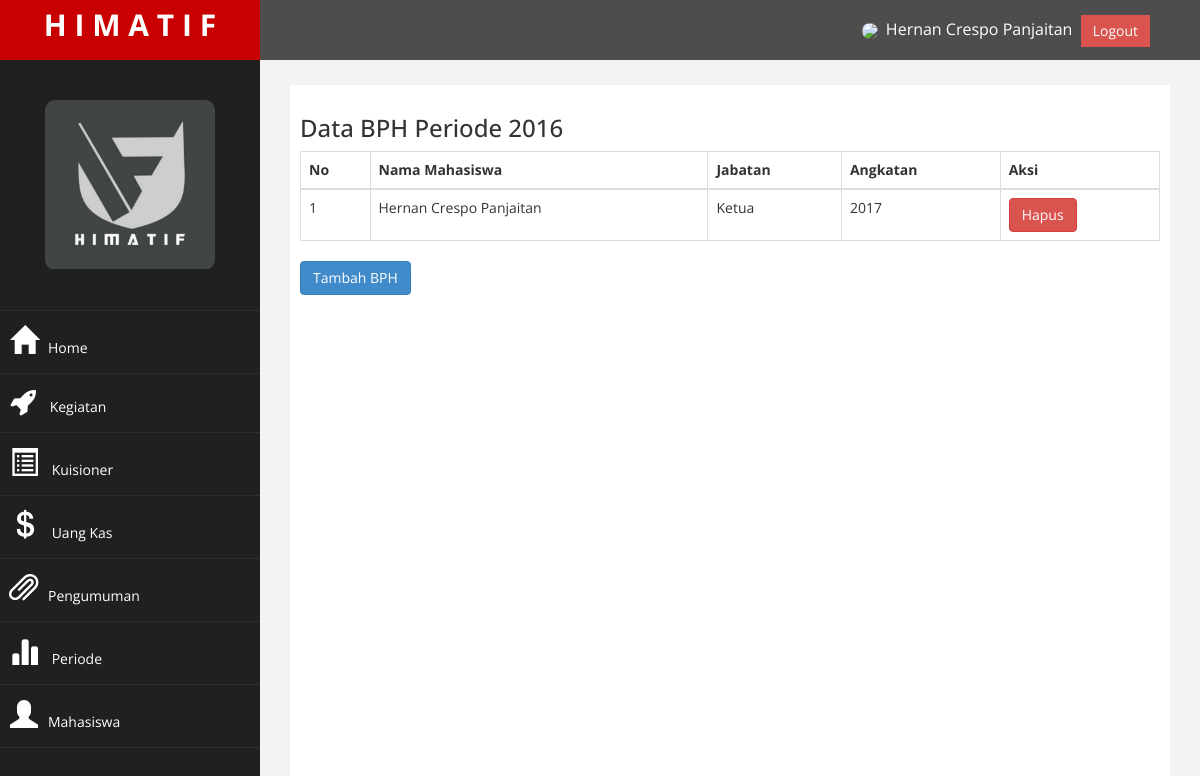
Page /Admin/index.php?halaman=detailperiode&periode=2016&id=1 (signed in) on the committed database.
### tables this page shows
CREATE TABLE `bph` (
  `bph_id` int(11) NOT NULL,
  `periode_id` int(11) DEFAULT NULL,
  `mahasiswa_id` int(11) DEFAULT NULL,
  `jabatan` varchar(100) DEFAULT NULL
);

CREATE TABLE `mahasiswa` (
  `mahasiswa_id` int(11) NOT NULL,
  `nama` text,
  `username` varchar(225) NOT NULL,
  `password` varchar(225) NOT NULL,
  `nim` varchar(100) DEFAULT NULL,
  `kelas` text,
  `angkatan` varchar(100) DEFAULT NULL,
  `alamat` varchar(225) NOT NULL,
  `email` varchar(225) NOT NULL,
  `status_mahasiswa` varchar(225) NOT NULL,
  `tempat_lahir` varchar(225) NOT NULL,
  `tanggal_lahir` date NOT NULL,
  `role` varchar(100) NOT NULL,
  `foto_mahasiswa` varchar(100) NOT NULL
);

### Admin/detailperiode.php (the view)
<h3>Data BPH Periode <?= $_GET['periode'] ?> </h3>
<table class="table table-bordered">
	<thead>
		<tr>
			<th>No</th>
			<th>Nama Mahasiswa</th>
			<th>Jabatan</th>
			<th>Angkatan</th>
			<th>Aksi</th>
		</tr>
	</thead>
	<tbody>
		<?php
		$periode = $_GET['periode'];
		 $nomor=1; ?>
		<?php $ambil=$koneksi->query("SELECT * FROM bph inner join  mahasiswa on bph.mahasiswa_id = mahasiswa.mahasiswa_id inner join periode on periode.periode_id = bph.periode_id where periode.periode_awal = $periode "); ?>
		<?php while($pecah = $ambil->fetch_assoc()){ ?>
		<tr>
			<td><?php echo $nomor; ?></td>
			<td><?php echo $pecah['nama']; ?></td>
			<td><?php echo $pecah['jabatan']; ?></td>
			<td><?php echo $pecah['angkatan']; ?></td>
			<td>
			<a href="index.php?halaman=hapusbph&id=<?php echo $pecah['bph_id']; ?>" class="btn btn-danger">Hapus</a>
			</td>
		</tr>
		<?php $nomor++; ?>
		<?php }  ?>
	</tbody>
</table>
<a href="index.php?halaman=tambahpengurus" class="btn btn-primary btn-md">Tambah BPH</a>

### Admin/assets/css/custom.css (style rules this page uses)
body { font-family: 'Open Sans', sans-serif; }

### rows in the picture
bph: mahasiswa.nama "Hernan Crespo Panjaitan", jabatan "Ketua", mahasiswa.angkatan "2017"

### other values in the picture
$_SESSION['mahasiswa']['nama'] "Hernan Crespo Panjaitan"
$_GET['periode'] "2016"
